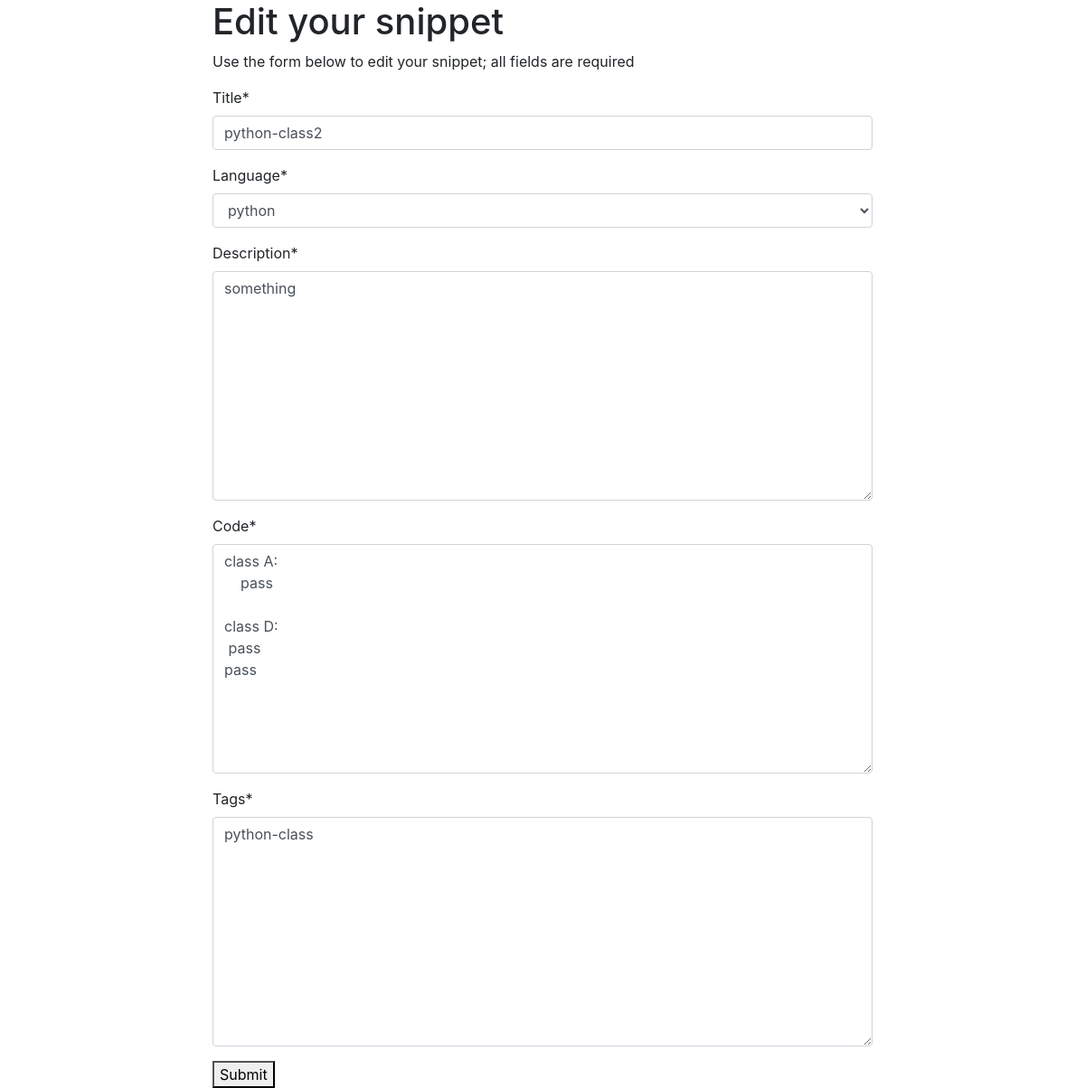
Page /edit/6/ (signed in) on the committed database.
### cab/models.py (models this page shows, shortened)
class Snippet(models.Model):
    objects = SnippetManager()
    title = models.CharField(max_length=225)
    language = models.ForeignKey(Language, on_delete=models.CASCADE)
    author = models.ForeignKey(User, on_delete=models.CASCADE)
    description = models.TextField()
    description_html = models.TextField(editable=False)
    code = models.TextField()
    highlighted_code = models.TextField(editable=False)
    tags = TagField()
    pub_date = models.DateTimeField(editable=False)
    updated_date = models.DateTimeField(editable=False)
    class Meta:
        ordering = ["-pub_date"]

### cab/views.py (the view)
# urls.py: path('edit/<int:snippet_id>/', edit_snippet, name='edit_snippet'),
def edit_snippet(request, snippet_id):
    snippet = get_object_or_404(Snippet, id=snippet_id)
    if request.user.id != snippet.author.id:
        return HttpResponseForbidden()
    if request.method == "POST":
        form = SnippetForm(instance=snippet, data=request.POST)
        if form.is_valid():
            snippet = form.save()
            return HttpResponseRedirect(snippet.get_absolute_url())
    else:
        form = SnippetForm(instance=snippet)
        return render(request, 'cab/add_snippet.html', {"form": form, 'add':
                                                        False})

### cab/forms.py
class SnippetForm(ModelForm):
    class Meta:
        model = Snippet
        exclude = ['author', ]

### cab/models.py (called while the page is built)
    def __str__(self):
        return self.name

### cab/templates/cab/add_snippet.html (shortened to what this page needs)
{% extends 'base.html' %}
{% load crispy_forms_tags %}
{% block content %}
<h1>{% if add %}Add a{% else %}Edit your{% endif %} snippet</h1>
<p>Use the form below to {% if add %}add{% else %}edit {% endif %}
  your snippet; all fields are required</p>
<form method="POST">
  {{ form|crispy }}
  <button type="submit">Submit</button>
</form>
{% endblock content %}

### rows in the picture
Snippet: title "python-class2", language "python", description "something", code "class A: pass class D: pass pass", tags "python-class"
